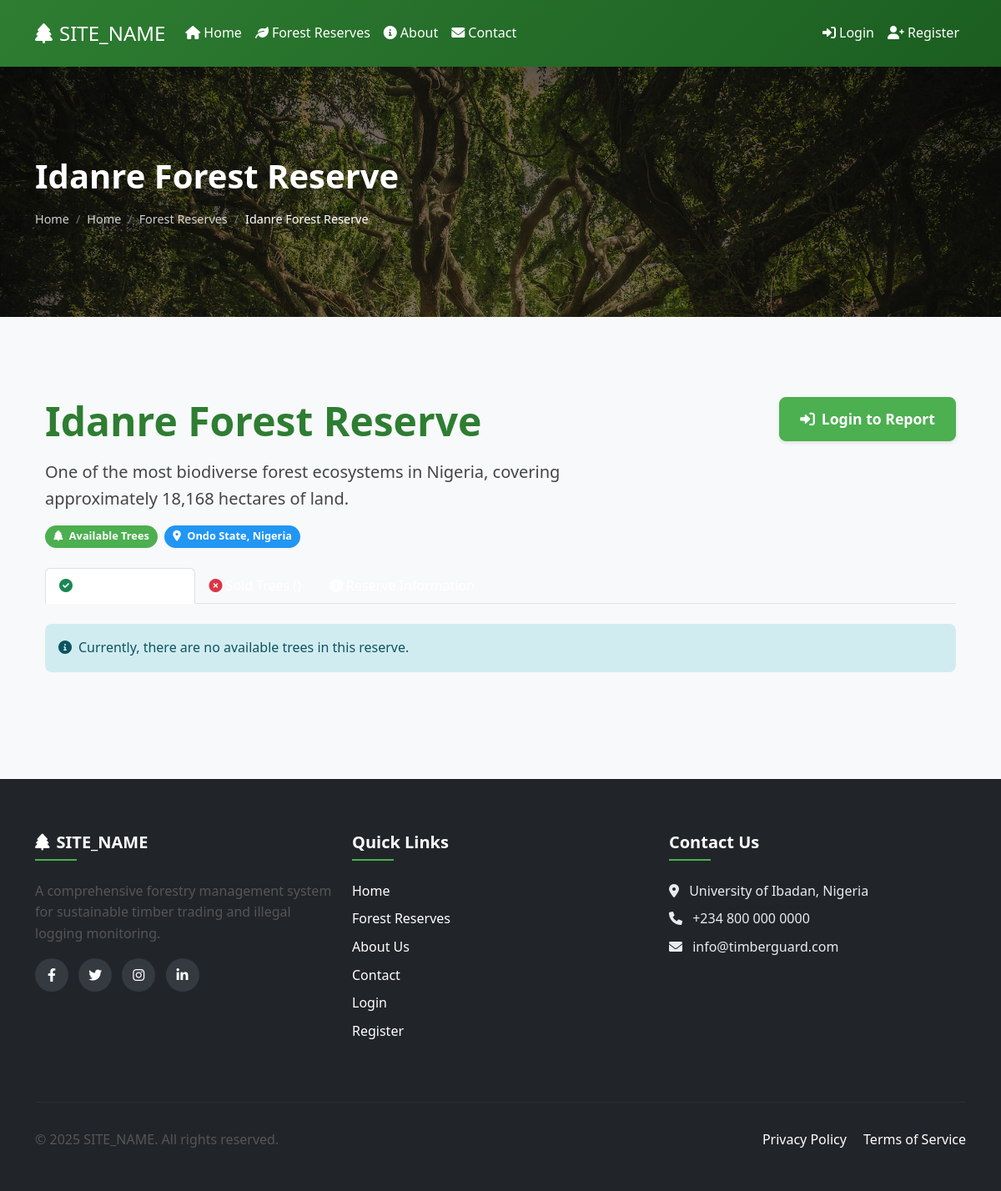
The app's page /reserve.php?id=1 with its own data.
### tables this page shows
CREATE TABLE forest_reserves (
    id INT AUTO_INCREMENT PRIMARY KEY,
    reserve_name VARCHAR(100) NOT NULL,
    location VARCHAR(255) NOT NULL,
    description TEXT,
    created_at TIMESTAMP DEFAULT CURRENT_TIMESTAMP,
    INDEX idx_location (location)
);

### includes/auth.php (called while the page is built, shortened)
<?php
function is_logged_in() {
    return isset($_SESSION['user_id']) && !empty($_SESSION['user_id']);
}
?>

### reserve.php (the view, shortened to what this page needs)
<?php
require_once 'includes/auth.php';
$reserve_id = intval($_GET['id']);
global $conn;
$sql = "SELECT * FROM forest_reserves WHERE id = ?";
$stmt = $conn->prepare($sql);
$stmt->bind_param("i", $reserve_id);
$stmt->execute();
$result = $stmt->get_result();
$reserve = $result->fetch_assoc();
$sql = "SELECT *
        FROM trees
        WHERE reserve_id = ? AND status = 'available'
        ORDER BY created_at DESC";
$stmt = $conn->prepare($sql);
$stmt->bind_param("i", $reserve_id);
$stmt->execute();
$available_trees = $stmt->get_result();
$sql = "SELECT
            COUNT(*) as total,
            SUM(CASE WHEN status = 'available' THEN 1 ELSE 0 END) as available,
            SUM(CASE WHEN status = 'sold' THEN 1 ELSE 0 END) as sold
        FROM trees
        WHERE reserve_id = ?";
$stmt = $conn->prepare($sql);
$stmt->bind_param("i", $reserve_id);
$stmt->execute();
$tree_stats = $stmt->get_result()->fetch_assoc();
$page_title = $reserve['reserve_name'];
$breadcrumb = [
    ['title' => 'Home', 'url' => 'index.php', 'active' => false],
    ['title' => 'Forest Reserves', 'url' => 'reserve_list.php', 'active' => false],
    ['title' => $reserve['reserve_name'], 'url' => '', 'active' => true]
];
?>
<?php include 'includes/header.php'; ?>
<div class="container py-5">
    <div class="row mb-4">
        <div class="col-md-8">
            <h1 class="display-5 fw-bold"><?php echo $reserve['reserve_name']; ?></h1>
            <p class="lead"><?php echo $reserve['description']; ?></p>
            <div class="d-flex gap-2 mt-3">
                <span class="badge bg-success"><i class="fas fa-tree me-1"></i> <?php echo $tree_stats['available']; ?> Available Trees</span>
                <span class="badge bg-primary"><i class="fas fa-map-marker-alt me-1"></i> <?php echo $reserve['location']; ?></span>
            </div>
        </div>
        <div class="col-md-4 text-md-end">
            <?php if (is_logged_in() && has_role('customer')): ?>
                <a href="#" class="btn btn-success btn-lg px-4" data-bs-toggle="modal" data-bs-target="#reportModal">
                    <i class="fas fa-bullhorn me-2"></i>Report Illegal Activity
                </a>
            <?php else: ?>
                <a href="login.php" class="btn btn-success btn-lg px-4">
                    <i class="fas fa-sign-in-alt me-2"></i>Login to Report
                </a>
            <?php endif; ?>
        </div>
    </div>
    <div class="row">
        <div class="col-md-12 mb-4">
            <ul class="nav nav-tabs" id="reserveTabs" role="tablist">
                <li class="nav-item" role="presentation">
                    <button class="nav-link active" id="available-tab" data-bs-toggle="tab" data-bs-target="#available" type="button" role="tab" aria-controls="available" aria-selected="true">
                        <i class="fas fa-check-circle me-1 text-success"></i>Available Trees (<?php echo $tree_stats['available']; ?>)
                    </button>
                </li>
                <li class="nav-item" role="presentation">
                    <button class="nav-link" id="sold-tab" data-bs-toggle="tab" data-bs-target="#sold" type="button" role="tab" aria-controls="sold" aria-selected="false">
                        <i class="fas fa-times-circle me-1 text-danger"></i>Sold Trees (<?php echo $tree_stats['sold']; ?>)
                    </button>
                </li>
                <li class="nav-item" role="presentation">
                    <button class="nav-link" id="info-tab" data-bs-toggle="tab" data-bs-target="#info" type="button" role="tab" aria-controls="info" aria-selected="false">
                        <i class="fas fa-info-circle me-1"></i>Reserve Information
                    </button>
                </li>
            </ul>
        </div>
    </div>
    <div class="tab-content" id="reserveTabsContent">
        <div class="tab-pane fade show active" id="available" role="tabpanel" aria-labelledby="available-tab">
            <?php if ($available_trees->num_rows > 0): ?>
                <div class="row">
                    <?php while ($tree = $available_trees->fetch_assoc()): ?>
                        <div class="col-md-4 mb-4">
                            <div class="card tree-card h-100">
                                <div class="card-body">
                                    <div class="d-flex justify-content-between mb-2">
                                        <span class="badge bg-success">Available</span>
                                        <span class="text-muted"><i class="fas fa-tree me-1"></i> <em><?php echo $tree['species']; ?></em>  </span>
                                    </div>
                                    <h5 class="card-title mb-3">Tree ID: <?php echo str_pad($tree['id'], 6, '0', STR_PAD_LEFT); ?></h5>
                                    <div class="mb-3">
                                        <table class="table table-sm table-borderless">
                                            <tr>
                                                <th width="50%">MHT (m):</th>
                                                <td><?php echo $tree['MTH']; ?></td>
                                            </tr>
                                            <tr>
                                                <th>THT (m):</th>
                                                <td><?php echo $tree['THT']; ?></td>
                                            </tr>
                                            <tr>
                                                <th>DBH (cm):</th>
                                                <td><?php echo $tree['DBH'] * 100; ?></td>
                                            </tr>
                                            <tr>
                                                <th>Basal Area (m²):</th>
                                                <td><?php echo $tree['basal_area']; ?></td>
                                            </tr>
                                            <tr>
                                                <th>Volume (m³):</th>
                                                <td><?php echo $tree['volume']; ?></td>
                                            </tr>
                                            <tr>
                                                <th>Coordinates:</th>
                                                <td>
                                                    <span class="d-block">Lat: <?php echo $tree['latitude']; ?></span>
                                                    <span class="d-block">Long: <?php echo $tree['longitude']; ?></span>
                                                </td>
                                            </tr>
                                            <tr>
                                                <th class="text-success">Price:</th>
                                                <td class="text-success fw-bold"><?php echo format_currency(calculate_tree_price($tree['volume'])); ?></td>
                                            </tr>
                                        </table>
                                    </div>
                                    <?php if (is_logged_in() && has_role('customer')): ?>
                                        <a href="checkout.php?tree_id=<?php echo $tree['id']; ?>&reserve_id=<?php echo $reserve_id; ?>" class="btn btn-success w-100">
                                            <i class="fas fa-shopping-cart me-2"></i>Buy Now
                                        </a>
                                    <?php else: ?>
                                        <a href="login.php" class="btn btn-success w-100">
                                            <i class="fas fa-sign-in-alt me-2"></i>Login to Purchase
                                        </a>
                                    <?php endif; ?>
                                </div>
                            </div>
                        </div>
                    <?php endwhile; ?>
                </div>
            <?php else: ?>
                <div class="alert alert-info">
                    <i class="fas fa-info-circle me-2"></i>Currently, there are no available trees in this reserve.
                </div>
            <?php endif; ?>
        </div>
    </div>
</div>
<?php include 'includes/footer.php'; ?>

### includes/header.php (shortened to what this page needs)
<?php
require_once 'auth.php';
?>
<!DOCTYPE html>
<html lang="en">
<head>
    <link href="<?php echo BASE_URL; ?>assets/css/bootstrap.min.css" rel="stylesheet">
    <link href="<?php echo BASE_URL; ?>assets/css/style.css" rel="stylesheet">
    <link rel="stylesheet" href="https://cdnjs.cloudflare.com/ajax/libs/font-awesome/6.0.0/css/all.min.css">
</head>
<body>
    <nav class="navbar navbar-expand-lg navbar-dark">
        <div class="container">
            <a class="navbar-brand" href="<?php echo BASE_URL; ?>index.php">
                <i class="fas fa-tree me-2"></i><?php echo SITE_NAME; ?>
            </a>
            <div class="collapse navbar-collapse" id="navbarNav">
                <ul class="navbar-nav me-auto">
                    <li class="nav-item">
                        <a class="nav-link" href="<?php echo BASE_URL; ?>index.php"><i class="fas fa-home me-1"></i>Home</a>
                    </li>
                    <li class="nav-item">
                        <a class="nav-link" href="<?php echo BASE_URL; ?>reserve_list.php"><i class="fas fa-leaf me-1"></i>Forest Reserves</a>
                    </li>
                    <li class="nav-item">
                        <a class="nav-link" href="<?php echo BASE_URL; ?>about.php"><i class="fas fa-info-circle me-1"></i>About</a>
                    </li>
                    <li class="nav-item">
                        <a class="nav-link" href="<?php echo BASE_URL; ?>contact.php"><i class="fas fa-envelope me-1"></i>Contact</a>
                    </li>
                </ul>
                <ul class="navbar-nav">
                    <?php if (is_logged_in()): ?>
                        <li class="nav-item dropdown">
                            <a class="nav-link dropdown-toggle" href="#" id="navbarDropdown" role="button" data-bs-toggle="dropdown" aria-expanded="false">
                                <i class="fas fa-user me-1"></i><?php echo $_SESSION['name']; ?>
                            </a>
                            <ul class="dropdown-menu dropdown-menu-end">
                                <?php if (has_role('admin') || has_role('forest manager')): ?>
                                    <li><a class="dropdown-item" href="<?php echo BASE_URL; ?>admin/index.php"><i class="fas fa-cog me-2"></i>Admin Dashboard</a></li>
                                <?php else: ?>
                                    <li><a class="dropdown-item" href="<?php echo BASE_URL; ?>user/index.php"><i class="fas fa-user-circle me-2"></i>User Dashboard</a></li>
                                <?php endif; ?>
                                <li><a class="dropdown-item" href="<?php echo BASE_URL; ?>user/profile.php"><i class="fas fa-user-edit me-2"></i>Profile</a></li>
                                <li><a class="dropdown-item" href="<?php echo BASE_URL; ?>user/transactions.php"><i class="fas fa-receipt me-2"></i>Transactions</a></li>
                                <li><hr class="dropdown-divider"></li>
                                <li><a class="dropdown-item" href="<?php echo BASE_URL; ?>logout.php"><i class="fas fa-sign-out-alt me-2"></i>Logout</a></li>
                            </ul>
                        </li>
                    <?php else: ?>
                        <li class="nav-item">
                            <a class="nav-link" href="<?php echo BASE_URL; ?>login.php"><i class="fas fa-sign-in-alt me-1"></i>Login</a>
                        </li>
                        <li class="nav-item">
                            <a class="nav-link" href="<?php echo BASE_URL; ?>register.php"><i class="fas fa-user-plus me-1"></i>Register</a>
                        </li>
                    <?php endif; ?>
                </ul>
            </div>
        </div>
    </nav>
    <?php if (!isset($hide_banner) || !$hide_banner): ?>
    <section class="page-banner" style="background: linear-gradient(rgba(0,0,0,0.5), rgba(0,0,0,0.5)), url('<?php echo BASE_URL; ?>assets/img/placeholder/forest.jpg'); background-size: cover; height: 300px; display: flex; align-items: center; color: white;">
        <div class="container">
            <div class="row">
                <div class="col-md-12">
                    <h1><?php echo isset($page_title) ? $page_title : 'TimberGuard'; ?></h1>
                    <nav aria-label="breadcrumb">
                        <ol class="breadcrumb">
                            <li class="breadcrumb-item"><a href="<?php echo BASE_URL; ?>index.php" style="color: white;">Home</a></li>
                            <?php if (isset($breadcrumb)): ?>
                                <?php foreach ($breadcrumb as $item): ?>
                                    <li class="breadcrumb-item <?php echo $item['active'] ? 'active' : ''; ?>" aria-current="<?php echo $item['active'] ? 'page' : 'false'; ?>">
                                        <?php if ($item['active']): ?>
                                            <?php echo $item['title']; ?>
                                        <?php else: ?>
                                            <a href="<?php echo BASE_URL . $item['url']; ?>" style="color: white;"><?php echo $item['title']; ?></a>
                                        <?php endif; ?>
                                    </li>
                                <?php endforeach; ?>
                            <?php else: ?>
                                <li class="breadcrumb-item active" aria-current="page">
                                    <?php echo isset($page_title) ? $page_title : 'Page'; ?>
                                </li>
                            <?php endif; ?>
                        </ol>
                    </nav>
                </div>
            </div>
        </div>
    </section>
    <?php endif; ?>
    <main class="container my-5">

### assets/css/style.css (style rules this page uses)
* { margin: 0; padding: 0; box-sizing: border-box; }
body { font-family: 'Segoe UI', Tahoma, Geneva, Verdana, sans-serif; line-height: 1.6; color: #333; background-color: #f8f9fa; }
a { text-decoration: none; transition: all 0.3s ease; }
h1, h2, h3, h4, h5, h6 { font-weight: 700; line-height: 1.2; margin-bottom: 1rem; color: #2e7d32; }
h1 { font-size: 2.5rem; }
p { margin-bottom: 1rem; color: #555; }
.lead { font-size: 1.25rem; font-weight: 500; color: #444; }
.btn { border-radius: 8px; font-weight: 600; padding: 0.75rem 1.5rem; transition: all 0.3s ease; box-shadow: 0 2px 4px rgba(0,0,0,0.1); }
.btn-success { background-color: #4caf50 !important; border-color: #4caf50 !important; }
.btn-lg { padding: 0.75rem 2rem; font-size: 1.1rem; }
.badge { border-radius: 50px; padding: 0.5em 0.8em; font-weight: 600; font-size: 0.8rem; }
.badge.bg-success { background-color: #4caf50 !important; }
.badge.bg-primary { background-color: #2196f3 !important; }
.alert { border-radius: 8px; border: none; font-weight: 500; }
.alert-info { background-color: #d1ecf1; color: #0c5460; border-color: #bee5eb; }
.navbar { padding: 1rem 0; box-shadow: 0 2px 10px rgba(0,0,0,0.1); }
.navbar-brand { font-size: 1.5rem; font-weight: 700; }
.nav-link { font-weight: 500; padding: 0.5rem 1rem; position: relative; }
.breadcrumb { background-color: transparent; padding: 0; margin: 0; }
.breadcrumb-item { font-size: 0.9rem; }
.breadcrumb-item + .breadcrumb-item::before { color: #6c757d; }
.breadcrumb-item.active { color: #6c757d; }
.page-banner { background: linear-gradient(rgba(0,0,0,0.6), rgba(0,0,0,0.6)), url('../img/forest-banner.jpg'); background-size: cover; background-position: center; min-height: 300px; display: flex; align-items: center; color: white; margin-bottom: 2rem; }
.page-banner h1 { color: white; font-size: 2.5rem; }
.breadcrumb a { color: rgba(255,255,255,0.8) !important; }
.breadcrumb .breadcrumb-item.active { color: white !important; }

### records on screen
forest_reserves: reserve_name "Idanre Forest Reserve", description "One of the most biodiverse forest ecosystems in Nigeria, covering approximately 18,168 hectares of land.", location "Ondo State, Nigeria"

### other values on screen
SITE_NAME "SITE_NAME"
$item['title'] "Home"
$item['title'] "Forest Reserves"
